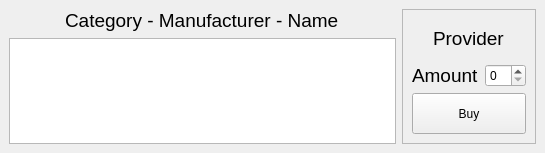
<?xml version="1.0" encoding="UTF-8"?>
<ui version="4.0">
 <class>BuyProduct</class>
 <widget class="QMainWindow" name="BuyProduct">
  <property name="geometry">
   <rect>
    <x>0</x>
    <y>0</y>
    <width>545</width>
    <height>153</height>
   </rect>
  </property>
  <property name="minimumSize">
   <size>
    <width>545</width>
    <height>153</height>
   </size>
  </property>
  <property name="maximumSize">
   <size>
    <width>545</width>
    <height>153</height>
   </size>
  </property>
  <property name="windowTitle">
   <string>MainWindow</string>
  </property>
  <widget class="QWidget" name="centralwidget">
   <layout class="QGridLayout" name="gridLayout_2">
    <item row="0" column="0" alignment="Qt::AlignHCenter">
     <widget class="QLabel" name="label_name">
      <property name="font">
       <font>
        <pointsize>14</pointsize>
       </font>
      </property>
      <property name="text">
       <string>Category - Manufacturer - Name</string>
      </property>
     </widget>
    </item>
    <item row="1" column="0">
     <widget class="QListWidget" name="list_products"/>
    </item>
    <item row="0" column="1" rowspan="2">
     <widget class="QFrame" name="frame">
      <property name="frameShape">
       <enum>QFrame::StyledPanel</enum>
      </property>
      <property name="frameShadow">
       <enum>QFrame::Raised</enum>
      </property>
      <layout class="QGridLayout" name="gridLayout">
       <item row="0" column="0" colspan="2" alignment="Qt::AlignHCenter">
        <widget class="QLabel" name="label_provider">
         <property name="font">
          <font>
           <pointsize>14</pointsize>
          </font>
         </property>
         <property name="text">
          <string>Provider</string>
         </property>
        </widget>
       </item>
       <item row="1" column="0">
        <widget class="QLabel" name="label_amount">
         <property name="font">
          <font>
           <pointsize>14</pointsize>
          </font>
         </property>
         <property name="text">
          <string>Amount</string>
         </property>
        </widget>
       </item>
       <item row="1" column="1">
        <widget class="QSpinBox" name="spinBox_amount"/>
       </item>
       <item row="2" column="0" colspan="2">
        <widget class="QPushButton" name="btn_buy">
         <property name="minimumSize">
          <size>
           <width>101</width>
           <height>41</height>
          </size>
         </property>
         <property name="text">
          <string>Buy</string>
         </property>
        </widget>
       </item>
      </layout>
     </widget>
    </item>
   </layout>
  </widget>
 </widget>
 <resources/>
 <connections/>
</ui>
